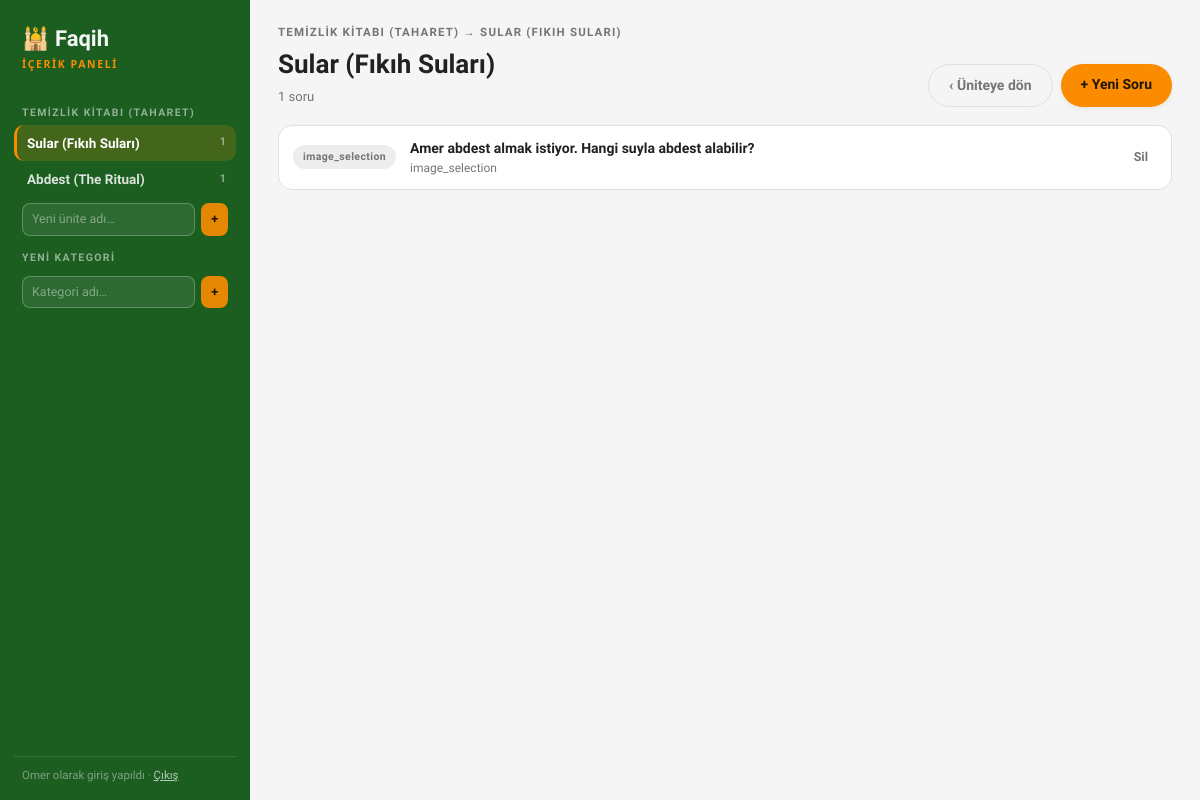
/panel/ders/1/ (signed in), run on an earlier commit of the app's database.
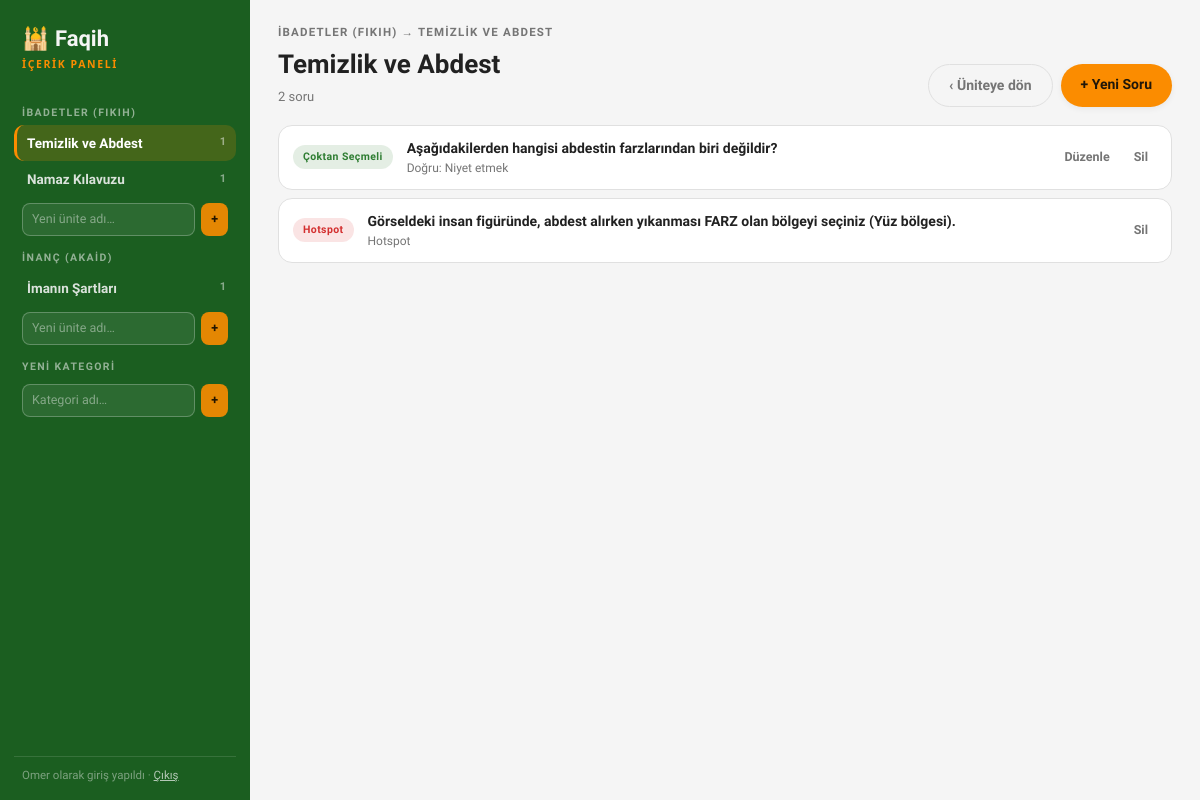
And on a later commit of the database.
### content/models.py (models this page shows, shortened)
class Category(models.Model):
    title = models.CharField(max_length=200, verbose_name='Kategori Adı')
    class Meta:
        verbose_name        = 'Kategori'
        verbose_name_plural = 'Kategoriler'
        ordering            = ['id']

class Unit(models.Model):
    category = models.ForeignKey(
        Category, on_delete=models.CASCADE,
        related_name='units', verbose_name='Kategori'
    )
    title = models.CharField(max_length=200, verbose_name='Ünite Adı')
    class Meta:
        verbose_name        = 'Ünite'
        verbose_name_plural = 'Üniteler'
        ordering            = ['id']

class Lesson(models.Model):
    unit             = models.ForeignKey(
        Unit, on_delete=models.CASCADE,
        related_name='lessons', verbose_name='Ünite'
    )
    title            = models.CharField(max_length=200, verbose_name='Ders Adı')
    intro_kind       = models.CharField(
        max_length=10, choices=LESSON_INTRO_KINDS,
        default='none', verbose_name='Giriş Türü'
    )
    intro_text       = models.TextField(blank=True, verbose_name='Giriş Metni')
    intro_video_url  = models.URLField(blank=True, verbose_name='Giriş Videosu')
    intro_image_data = models.BinaryField(null=True, blank=True, editable=False)
    intro_image_mime = models.CharField(max_length=50, blank=True, default='')
    class Meta:
        verbose_name        = 'Ders'
        verbose_name_plural = 'Dersler'
        ordering            = ['id']

class Exercise(models.Model):
    lesson        = models.ForeignKey(
        Lesson, on_delete=models.CASCADE,
        related_name='exercises', verbose_name='Ders'
    )
    question_type = models.CharField(
        max_length=20, choices=EXERCISE_TYPES,
        default='mcq', verbose_name='Soru Türü'
    )
    text          = models.TextField(verbose_name='Soru Metni')
    options_json  = models.TextField(
        verbose_name='Seçenekler (JSON)',
        help_text=(
            'MCQ: ["A", "B", "C", "D"]  |  Hotspot: {"background_image": "...", "hotspots": [...]}  |  '
            'Sıralama: {"steps": ["1. adım", "2. adım", ...]} (doğru sırada yazılır)  |  '
            'Boşluk Doldurma: {"sentence": "Abdestin ___ farzı vardır.", "word_bank": ["dört", "beş", "altı"]}'
        )
    )
    correct_answer = models.CharField(max_length=200, blank=True, verbose_name='Doğru Cevap')
    explanation    = models.TextField(blank=True, verbose_name='Açıklama')
    image_data     = models.BinaryField(null=True, blank=True, editable=False)
    image_mime     = models.CharField(max_length=50, blank=True, default='')
    class Meta:
        verbose_name        = 'Alıştırma'
        verbose_name_plural = 'Alıştırmalar'
        ordering            = ['id']

### panel/views.py (the view)
# urls.py: path('ders/<int:lesson_id>/', views.lesson_detail, name='lesson'),
@staff_member_required
def lesson_detail(request, lesson_id):
    lesson = get_object_or_404(Lesson, pk=lesson_id)
    ctx = _sidebar_context(lesson.unit, lesson)
    ctx['unit'] = lesson.unit
    ctx['lesson'] = lesson
    ctx['rows'] = [_row(e) for e in lesson.exercises.all()]
    return render(request, 'panel/lesson.html', ctx)

### panel/views.py (called while the page is built)
def _parsed_options(question):
    try:
        return json.loads(question.options_json)
    except (TypeError, ValueError):
        return None

def _correct_text(question):
    data = _parsed_options(question)
    if isinstance(data, list) and data and isinstance(data[0], dict):
        for o in data:
            if o.get('id') == question.correct_answer:
                return o.get('text') or question.correct_answer
    return question.correct_answer

def _sidebar_context(selected_unit=None, selected_lesson=None):
    return {
        'categories': Category.objects.prefetch_related('units__lessons__exercises'),
        'selected_unit': selected_unit,
        'selected_lesson': selected_lesson,
    }

### panel/templates/panel/lesson.html (shortened to what this page needs)
{% extends "panel/base.html" %}
{% block main %}
  <div class="crumb">{{ unit.category.title }} → {{ unit.title }}</div>
  <div class="main-head">
    <div>
      <h1>{{ lesson.title }}</h1>
      <div class="sub">{{ rows|length }} soru</div>
    </div>
    <div style="display:flex;gap:8px">
      <a class="btn btn-ghost" href="{% url 'panel:unit' unit.id %}">‹ Üniteye dön</a>
      <a class="btn btn-gold" href="{% url 'panel:type_picker' lesson.id %}">+ Yeni Soru</a>
    </div>
  </div>
  <div class="qlist">
    {% for r in rows %}
      <div class="qrow">
        <span class="chip" style="--tc: var(--t-{{ r.qtype }}, var(--muted))">{{ r.type_label }}</span>
        <div class="qtext">
          <div class="t">{{ r.obj.text }}</div>
          <div class="a">{{ r.hint }}</div>
        </div>
        <div class="qacts">
          {% if r.editable %}
            <a href="{% url 'panel:question_edit' r.obj.id %}">Düzenle</a>
          {% endif %}
          <form method="post" action="{% url 'panel:question_delete' r.obj.id %}"
                onsubmit="return confirm('Bu soru silinsin mi?');">
            <button type="submit">Sil</button>
          </form>
        </div>
      </div>
    {% empty %}
      <div class="empty">Bu derste henüz soru yok.<br>“+ Yeni Soru” ile ilk içeriği ekle.</div>
    {% endfor %}
  </div>
{% endblock %}

### panel/templates/panel/base.html (shortened to what this page needs)
<!doctype html>
<html lang="tr">
<head>
</head>
<body>
<div class="app">
  <aside class="side">
    <div class="brand">🕌 Faqih<small>İçerik Paneli</small></div>
    <nav class="tree">
      {% for cat in categories %}
        <div class="cat-label">{{ cat.title }}</div>
        {% for u in cat.units.all %}
          <a class="unit-link {% if selected_unit and u.id == selected_unit.id %}sel{% endif %}" href="{% url 'panel:unit' u.id %}">
            <span>{{ u.title }}</span><span class="n">{{ u.lessons.count }}</span>
          </a>
        {% endfor %}
        <form class="side-form" method="post" action="{% url 'panel:add_unit' %}">
          <input type="text" name="title" placeholder="Yeni ünite adı…" required>
          <button type="submit" title="Ünite ekle">+</button>
        </form>
      {% endfor %}
      <div class="cat-label">Yeni kategori</div>
      <form class="side-form" method="post" action="{% url 'panel:add_category' %}">
        <input type="text" name="title" placeholder="Kategori adı…" required>
        <button type="submit" title="Kategori ekle">+</button>
      </form>
    </nav>
    <div class="side-foot">
      {{ request.user.username }} olarak giriş yapıldı · <a href="/admin/logout/">Çıkış</a>
    </div>
  </aside>
  <main class="main">
    {% block main %}{% endblock %}
  </main>
</div>
</body>
</html>

What changed in the data, as far as the page shows it:
removed Category: title "TEMIZLIK KITABI (TAHARET)"
removed Unit: title "Sular (Fıkıh Suları)", lessons.count "1", category "TEMIZLIK KITABI (TAHARET)", title "SULAR (FIKIH SULARI)"
removed Unit: title "Abdest (The Ritual)", lessons.count "1", shown under "TEMIZLIK KITABI (TAHARET)"
removed Exercise: type_label "image_selection", obj.text "Amer abdest almak istiyor. Hangi suyla abdest alabilir?", hint "image_selection"
added Category: title "İBADETLER (FIKIH)"
added Unit: title "Temizlik ve Abdest", lessons.count "1", category "İBADETLER (FIKIH)", title "TEMIZLIK VE ABDEST"
added Unit: title "Namaz Kılavuzu", lessons.count "1", shown under "İBADETLER (FIKIH)"
added Category: title "İNANÇ (AKAID)"
added Unit: title "İmanın Şartları", lessons.count "1", shown under "İNANÇ (AKAID)"
added Exercise: type_label "Çoktan Seçmeli", obj.text "Aşağıdakilerden hangisi abdestin farzlarından biri değildir?", hint "Doğru: Niyet etmek", shows "Düzenle"
added Exercise: type_label "Hotspot", obj.text "Görseldeki insan figüründe, abdest alırken yıkanması FARZ olan bölgeyi seçiniz (Yüz bölgesi).", hint "Hotspot"
Also different on the page:
{{ lesson.title }}: "Sular (Fıkıh Suları)" → "Temizlik ve Abdest"
{{ rows|length }}: "1" → "2"
